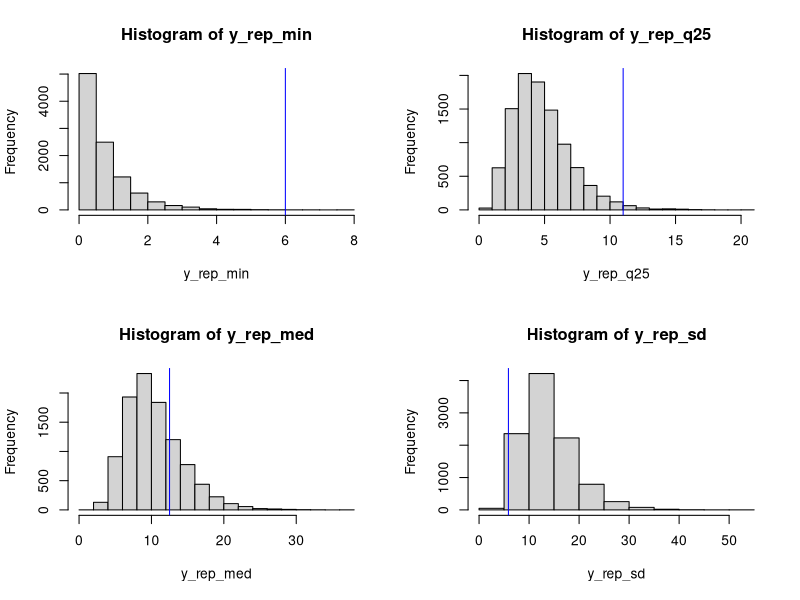
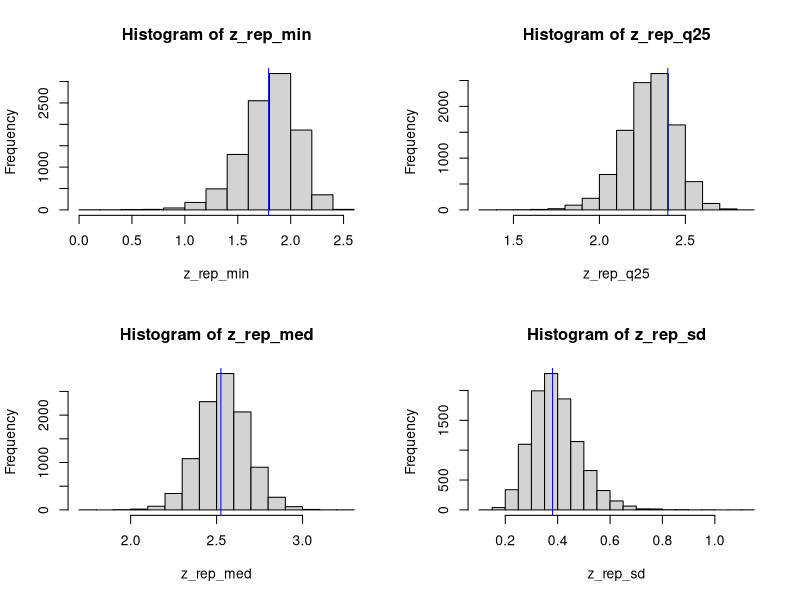
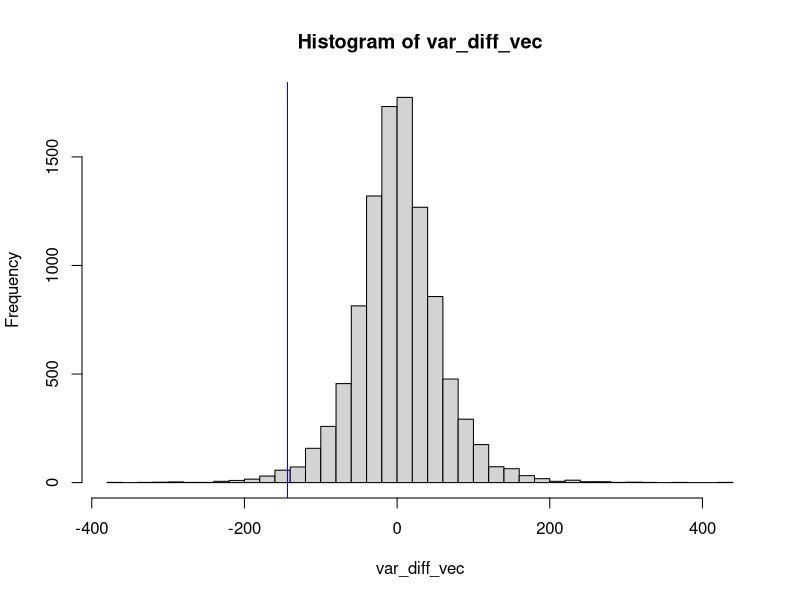
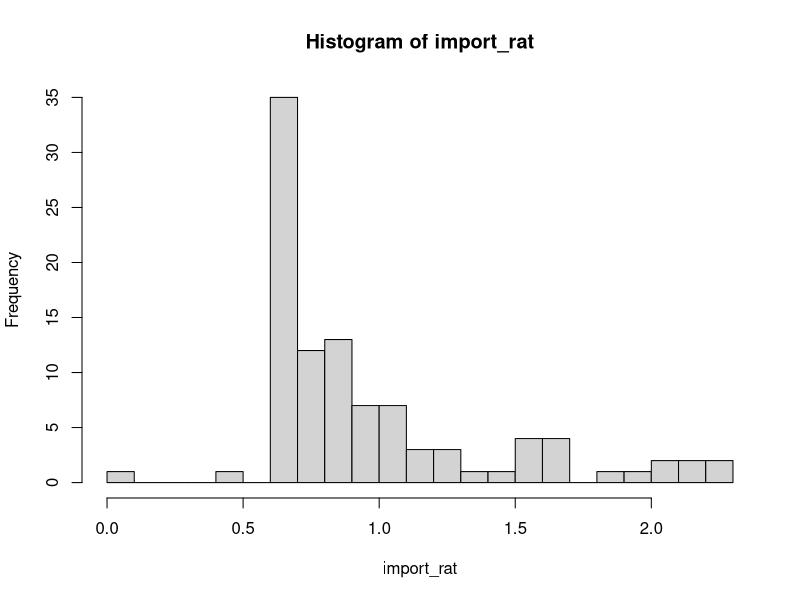
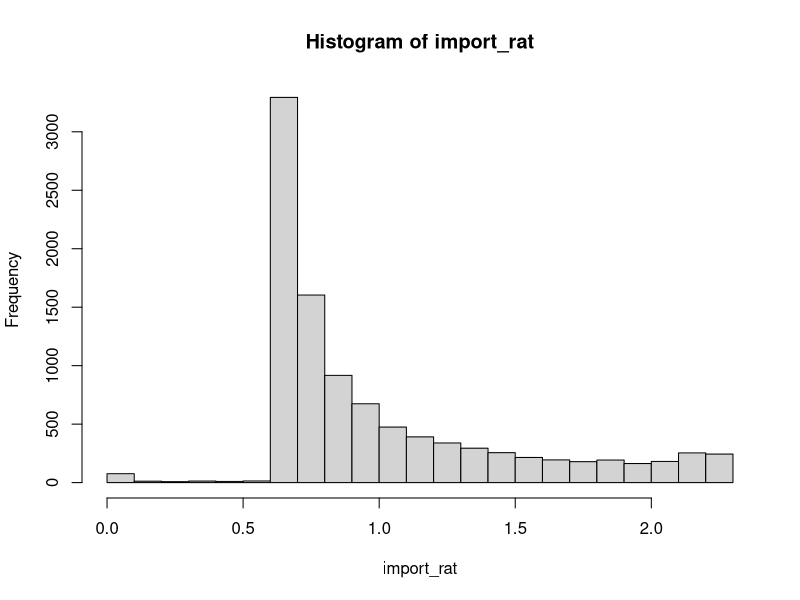
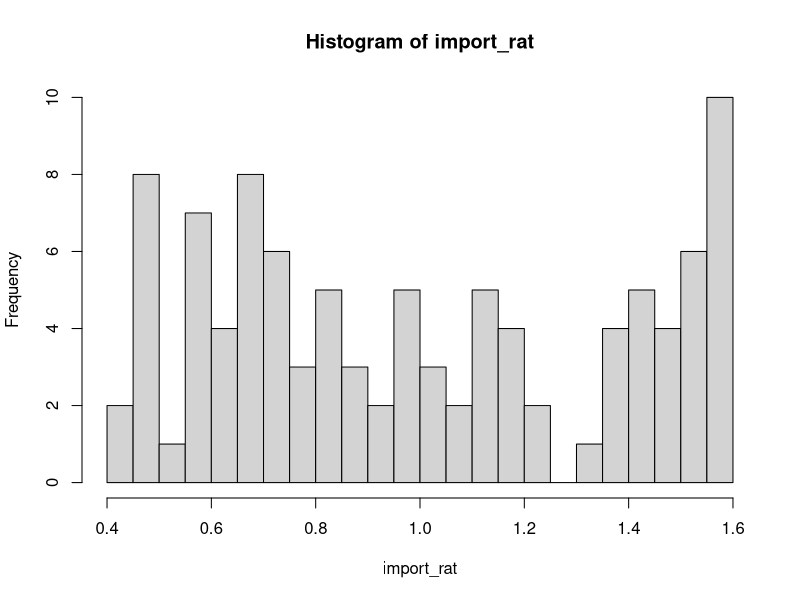
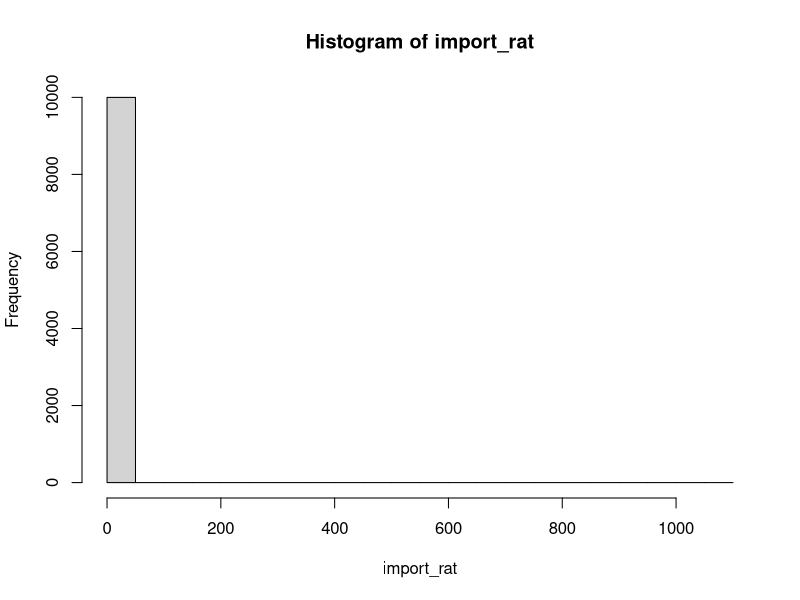

Write R code to recreate these figures, in order.
## ---- chunk 1

## No scientific notation

options(scipen = 999)

## Load in packages

suppressMessages(
    library(fGarch)
)



########## Problem 1 ##########



## Input the known parameters and data

y <- c(15,9,15,8,8,20,25,31,13,12,11,15,11,13,13,11,11,12,6,14)
n <- length(y)
S <- 10000
alpha <- 5
beta <- alpha * 15

## ---- chunk 2

##### Part i #####



## Sample from the Gamma

samp_1i <- rgamma(n = S, shape = n + alpha, rate = beta + sum(y))

## ---- chunk 3

##### Part ii #####



## Construct the replicate data sets

y_rep <- matrix(0, nrow = S, ncol = n)

for(s in 1:S) {
    
    y_rep[s,] <- rexp(n = n, rate = samp_1i[s])
    
}

## ---- chunk 4

##### Part iii #####



## Compute the required test statistics for each replicate data set

y_rep_min <- apply(y_rep, 1, min)
y_rep_q25 <- apply(y_rep, 1, quantile, probs = 0.25)
y_rep_med <- apply(y_rep, 1, median)
y_rep_sd <- apply(y_rep, 1, sd)

par(mfrow = c(2, 2))

hist(x = y_rep_min)
abline(v = min(y), col = 'blue')

hist(x = y_rep_q25)
abline(v = quantile(y, 0.25), col = 'blue')

hist(x = y_rep_med)
abline(v = median(y), col = 'blue')

hist(x = y_rep_sd)
abline(v = sd(y), col = 'blue')

## ---- chunk 5

##### Part iv #####



## Compute the posterior predictive p-values for each statistic

pval_min <- mean(y_rep_min > min(y))
pval_q25 <- mean(y_rep_q25 > quantile(y, 0.25))
pval_med <- mean(y_rep_med > median(y))
pval_sd <- mean(y_rep_sd > sd(y))

## Probability of waiting at most 10 minutes

wait_10 <- mean(y_rep < 10)

## Output the results

cat("Minimum p-value: ", round(pval_min, 4))
cat("25% Quantile p-value: ", round(pval_q25, 4))
cat("Median p-value: ", round(pval_med, 4))
cat("Standard Deviation p-value: ", round(pval_sd, 4))
cat("Probability 10 Minute Wait: ", round(wait_10, 4))

## ---- chunk 6

########## Problem 2 ##########



## Input the known parameters and data

z <- log(y)
n <- length(z)
S <- 10000
alpha <- 0.01
beta <- 0.01

## Draw the sample from the posterior

s_squared <- sd(z)^2
post_tau <- rgamma(n = S, 
                  shape = alpha + (n - 1)/2,
                  rate = beta + (n - 1) * (s_squared / 2))

post_sigma <- 1/sqrt(post_tau)

Q_mu <- n * post_tau
ell_mu <- n * post_tau * mean(z)
post_mu <- rnorm(n = S, mean = (Q_mu^-1) * ell_mu, sd = sqrt(Q_mu^-1))

## ---- chunk 7

##### Part i #####



## Construct the replicate data set

z_rep <- matrix(0, nrow = S, ncol = n)

for(s in 1:S) {
    
    z_rep[s,] <- rnorm(n = n, mean = post_mu[s], sd = post_sigma[s])
    
}

## Compute the required test statistics for each replicate data set

z_rep_min <- apply(z_rep, 1, min)
z_rep_q25 <- apply(z_rep, 1, quantile, probs = 0.25)
z_rep_med <- apply(z_rep, 1, median)
z_rep_sd <- apply(z_rep, 1, sd)

par(mfrow = c(2, 2))

hist(x = z_rep_min)
abline(v = min(z), col = 'blue')

hist(x = z_rep_q25)
abline(v = quantile(z, 0.25), col = 'blue')

hist(x = z_rep_med)
abline(v = median(z), col = 'blue')

hist(x = z_rep_sd)
abline(v = sd(z), col = 'blue')

## Compute the posterior predictive p-values for each statistic

pval_min <- mean(z_rep_min > min(z))
pval_q25 <- mean(z_rep_q25 > quantile(z, 0.25))
pval_med <- mean(z_rep_med > median(z))
pval_sd <- mean(z_rep_sd > sd(z))

## Output the results

cat("Minimum p-value: ", round(pval_min, 4))
cat("25% Quantile p-value: ", round(pval_q25, 4))
cat("Median p-value: ", round(pval_med, 4))
cat("Standard Deviation p-value: ", round(pval_sd, 4))

## ---- chunk 8

##### Part ii #####



## Probability of waiting at most 10 minutes

wait_10 <- mean(z_rep < log(10))

## Output the results

cat("Probability 10 Minute Wait: ", round(wait_10, 4))

## ---- chunk 9

########## Problem 3 ##########



## Load in the data and known parameters

y <- c(1.960,
      1.823,
      0.968,
      2.753,
      0.779,
      3.003,
      2.463,
      2.197,
      2.806,
      3.137,
      -1.813,
      -4.242,
      -19.780,
      8.597,
      -3.134,
      7.486,
      12.621,
      -11.511,
      -12.746,
      17.244)
n <- length(y)
S <- 10000
alpha <- 0.01
beta <- 0.01

## ---- chunk 10

##### Part i #####



## Draw the sample from the posterior

s_squared <- sd(y)^2
post_tau <- rgamma(n = S, 
                   shape = alpha + (n - 1)/2,
                   rate = beta + (n - 1) * (s_squared / 2))

post_sigma <- 1/sqrt(post_tau)

Q_mu <- n * post_tau
ell_mu <- n * post_tau * mean(y)
post_mu <- rnorm(n = S, mean = (Q_mu^-1) * ell_mu, sd = sqrt(Q_mu^-1))

## ---- chunk 11

##### Part ii #####



## Construct the replicate data set

y_rep <- matrix(0, nrow = S, ncol = n)

for(s in 1:S) {
    
    y_rep[s,] <- rnorm(n = n, mean = post_mu[s], sd = post_sigma[s])
    
}

## ---- chunk 12

##### Part iii #####



## Compute the variance difference of the first 10 minus second 10 observation

y_1_var <- var(y[1:10])
y_2_var <- var(y[11:20])

var_diff <- y_1_var - y_2_var

## Compute the same variance for the replicate data

var_diff_vec <- numeric()

for (i in 1:S) {
    
    y_1_temp <- var(y_rep[i, 1:10])
    y_2_temp <- var(y_rep[i, 11:20])
    var_diff_vec[i] <- y_1_temp - y_2_temp
    
}

## Plot the histogram of the results

par(mfrow = c(1, 1))

hist(var_diff_vec, breaks = 50)
abline(v = var_diff, col = 'blue')

## ---- chunk 13

##### Part iv #####



## Posterior predictive p-value

post_pred <- mean(var_diff < var_diff_vec)

## Output the results

cat("Probability 10 Minute Wait: ", round(post_pred, 4))

## ---- chunk 14

########## Problem 4 ##########



##### Exercise 10.6 #####



### Part a ####



## Input the known parameters

S <- 100
mu <- 0
var <- 1
deg_free <- 3

## Sample theta from g

theta <- rstd(n = S, mean = mu, sd = sqrt(var), nu = deg_free)

## Calculate and plot the importance ratios

import_rat <- dnorm(x = theta, mean = mu, sd = sqrt(var)) /
    dstd(x = theta, mean = mu, sd = sqrt(var), nu = deg_free)

hist(import_rat, breaks = 20)

## ---- chunk 15

### Part b ###



## Compute the importance sampled EX and VarX

ex_imp <- ((1/S) * sum(theta * import_rat)) / ((1/S) * sum(import_rat))
var_imp <- ((1/S) * sum(theta^2 * import_rat)) / ((1/S) * sum(import_rat)) - ex_imp^2

## Compute the true EX and VarX

ex_true <- mean(dnorm(x = theta, mean = mu, sd = sqrt(var)))
var_true <- var(dnorm(x = theta, mean = mu, sd = sqrt(var)))

## Output the results

cat("Importance Sampled Expected Value: ", round(ex_imp, 4))
cat("True Expected Value: ", round(ex_true, 4))
cat("Importance Sampled Variance: ", round(var_imp, 4))
cat("True Variance: ", round(var_true, 4))

## ---- chunk 16

### Part c ###



## Input the known parameters

S <- 10000
mu <- 0
var <- 1
deg_free <- 3

## Sample theta from g

theta <- rstd(n = S, mean = mu, sd = sqrt(var), nu = deg_free)

## Calculate and plot the importance ratios

import_rat <- dnorm(x = theta, mean = mu, sd = sqrt(var)) /
    dstd(x = theta, mean = mu, sd = sqrt(var), nu = deg_free)

hist(import_rat, breaks = 20)

## Compute the importance sampled EX and VarX

ex_imp <- ((1/S) * sum(theta * import_rat)) / ((1/S) * sum(import_rat))
var_imp <- ((1/S) * sum(theta^2 * import_rat)) / ((1/S) * sum(import_rat)) - ex_imp^2

## Compute the true EX and VarX

ex_true <- mean(dnorm(x = theta, mean = mu, sd = sqrt(var)))
var_true <- var(dnorm(x = theta, mean = mu, sd = sqrt(var)))

## Output the results

cat("Importance Sampled Expected Value: ", round(ex_imp, 4))
cat("True Expected Value: ", round(ex_true, 4))
cat("Importance Sampled Variance: ", round(var_imp, 4))
cat("True Variance: ", round(var_true, 4))

## ---- chunk 17

### Part d ###



## Compute the effective sample size

S_eff <- 1 / (sum((import_rat / sum(sample(import_rat)))^2))

## Output the results

cat("Effective Sample Size: ", round(S_eff, 4))

## ---- chunk 18

##### Exercise 10.7 #####



### Part a ####



## Input the known parameters

S <- 100
mu <- 0
var <- 1
deg_free <- 3

## Sample theta from g

theta <- rnorm(n = S, mean = mu, sd = sqrt(var))

## Calculate and plot the importance ratios

import_rat <- dstd(x = theta, mean = mu, sd = sqrt(var), nu = deg_free) /
    dnorm(x = theta, mean = mu, sd = sqrt(var))

hist(import_rat, breaks = 20)

## ---- chunk 19

### Part b ###



## Compute the importance sampled EX and VarX

ex_imp <- ((1/S) * sum(theta * import_rat)) / ((1/S) * sum(import_rat))
var_imp <- ((1/S) * sum(theta^2 * import_rat)) / ((1/S) * sum(import_rat)) - ex_imp^2

## Compute the true EX and VarX

ex_true <- mean(dstd(x = theta, mean = mu, sd = sqrt(var), nu = deg_free))
var_true <- var(dstd(x = theta, mean = mu, sd = sqrt(var), nu = deg_free))

## Output the results

cat("Importance Sampled Expected Value: ", round(ex_imp, 4))
cat("True Expected Value: ", round(ex_true, 4))
cat("Importance Sampled Variance: ", round(var_imp, 4))
cat("True Variance: ", round(var_true, 4))

## ---- chunk 20

### Part c ###



## Input the known parameters

S <- 10000
mu <- 0
var <- 1
deg_free <- 3

## Sample theta from g

theta <- rnorm(n = S, mean = mu, sd = sqrt(var))

## Calculate and plot the importance ratios

import_rat <- dstd(x = theta, mean = mu, sd = sqrt(var), nu = deg_free) /
    dnorm(x = theta, mean = mu, sd = sqrt(var))

hist(import_rat, breaks = 20)

## Compute the importance sampled EX and VarX

ex_imp <- ((1/S) * sum(theta * import_rat)) / ((1/S) * sum(import_rat))
var_imp <- ((1/S) * sum(theta^2 * import_rat)) / ((1/S) * sum(import_rat)) - ex_imp^2

## Compute the true EX and VarX

ex_true <- mean(dstd(x = theta, mean = mu, sd = sqrt(var), nu = deg_free))
var_true <- var(dstd(x = theta, mean = mu, sd = sqrt(var), nu = deg_free))

## Output the results

cat("Importance Sampled Expected Value: ", round(ex_imp, 4))
cat("True Expected Value: ", round(ex_true, 4))
cat("Importance Sampled Variance: ", round(var_imp, 4))
cat("True Variance: ", round(var_true, 4))

## ---- chunk 21

### Part d ###



## Compute the effective sample size

S_eff <- 1 / (sum((import_rat / sum(sample(import_rat)))^2))

## Output the results

cat("Effective Sample Size: ", round(S_eff, 4))
